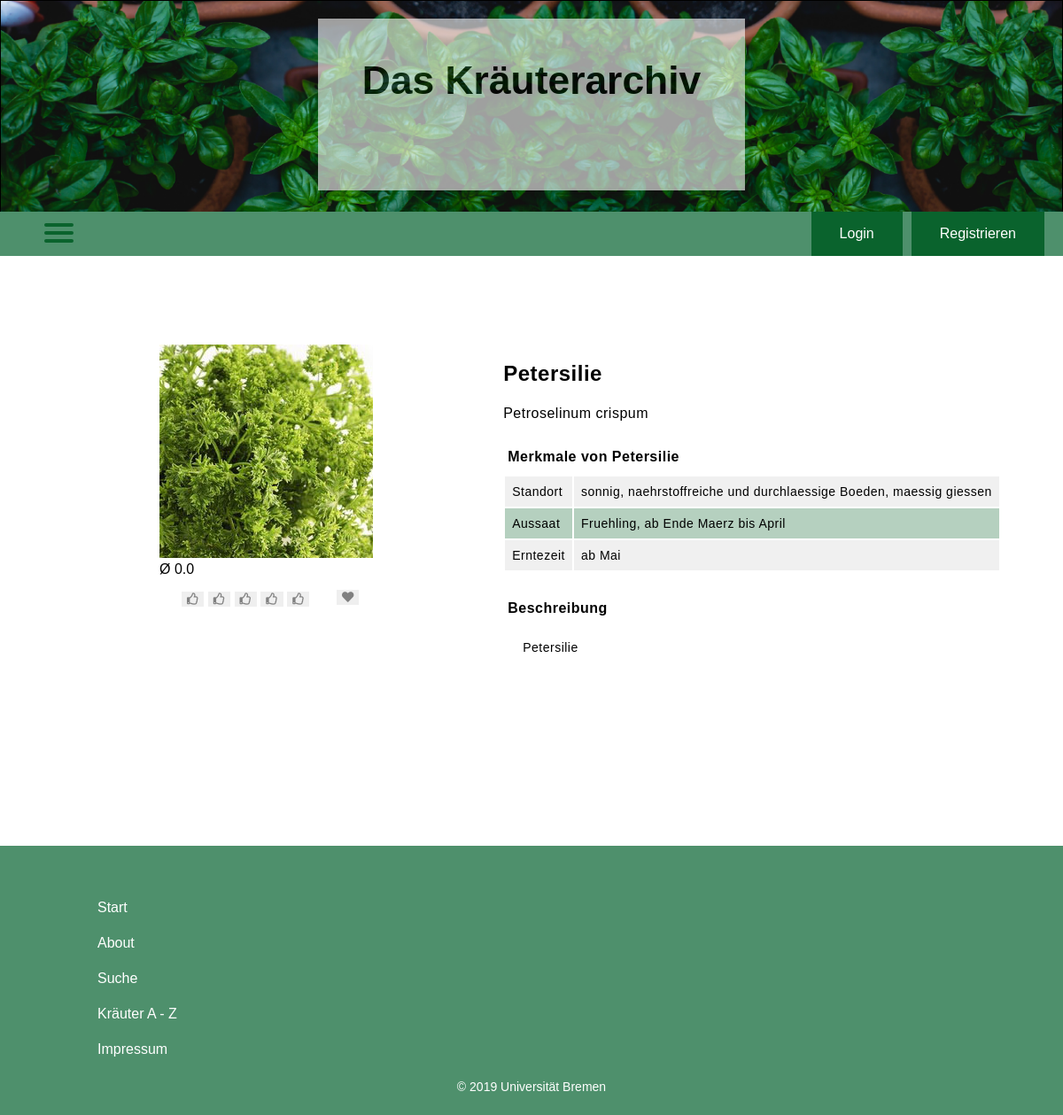
Screenshot of /detail.php?id=6 with the database file from the repository.
### tables this page shows
CREATE TABLE `datei` (
  `id` int(11) NOT NULL,
  `medium_id` int(11) NOT NULL,
  `type` varchar(30) NOT NULL,
  `adr` varchar(400) NOT NULL
);

CREATE TABLE `medium` (
  `id` int(11) NOT NULL,
  `name` varchar(255) NOT NULL,
  `latein_name` varchar(255) DEFAULT NULL,
  `standort` varchar(255) DEFAULT NULL,
  `aussaat` varchar(255) DEFAULT NULL,
  `erntezeit` varchar(255) DEFAULT NULL,
  `beschreibung` text DEFAULT NULL
);

### detail.php (the view, shortened to what this page needs)
<!DOCTYPE html>
<html>
<head>
    <link rel="stylesheet" href="css/main_stylesheet.css">
    <link rel="stylesheet" href="https://use.fontawesome.com/releases/v5.8.2/css/all.css">
</head>
<body>
<?php
include "includes/connect.php";
include "includes/headerbox.php";
include "includes/hamburgerMenu.php";
include "includes/navigationBar.php";
?>
<?php
if (isset($_GET["id"])) {
    $sql = "SELECT medium.name, datei.adr, medium.id, medium.beschreibung, medium.erntezeit, medium.standort, medium.latein_name, medium.aussaat FROM (medium INNER JOIN datei ON medium.id = datei.medium_id) WHERE medium.id = $_GET[id]";
    $result = mysqli_query($conn, $sql);
    $row = mysqli_fetch_assoc($result);
}
?>
<div class="plantbox">
    <div class="relative">
        <img class="image" src="<?php echo $row["adr"] ?>" alt="<?php echo $row["name"] ?>"/>
        <?php
        include "includes/bewertung.php";
        include "includes/like.php";
        ?>
    </div>
    <div class="descrBox">
        <div class="steckbrief">
            <h2><?php echo $row["name"] ?></h2>
            <p><?php echo $row["latein_name"] ?></p>
            <table>
                <caption>Merkmale von <?php echo $row["name"] ?></caption>
                <tbody>
                <tr>
                    <td>Standort</td>
                    <td><?php echo $row["standort"] ?></td>
                </tr>
                <tr>
                    <td>Aussaat</td>
                    <td><?php echo $row["aussaat"] ?></td>
                </tr>
                <tr>
                    <td>Erntezeit</td>
                    <td><?php echo $row["erntezeit"] ?></td>
                </tr>
                </tbody>
            </table>
        </div>
        <div class="beschreibung">
            <table>
                <caption>Beschreibung</caption>
                <tbody>
                <tr>
                    <td><?php echo $row["beschreibung"] ?>
                    </td>
                </tr>
                </tbody>
            </table>
        </div>
    </div>
</div>
<?php
include "includes/footerbox.php";
?>
</body>
</html>

### css/main_stylesheet.css (style rules this page uses)
body, html { height: 100%; margin: 0; font-family: Helvetica, serif; }
.plantbox { margin-left: 15%; margin-top: 100px; width: 80%; max-width: 1200px; display: flex; flex-flow: row; }
.descrBox { margin-left: 80px;; display: flex; flex-flow: column; width: 45%; min-width: 600px; }
.relative { margin-right: 7%; }
.steckbrief { position: relative; margin-bottom: 20px; line-height: 25px; letter-spacing: 0.5px; }
.steckbrief table { border-radius: 3px; box-sizing: border-box; }
.steckbrief table caption { text-align: left; padding: 8px 5px; color: rgb(0, 0, 0); font-weight: bold; }
.steckbrief table tbody tr:nth-of-type(2n+1) { background: rgb(240, 240, 240); }
.steckbrief table tbody tr td { color: rgb(0, 0, 0); padding: 8px; vertical-align: top; border: none; font-size: 14px; line-height: 18px; text-align: left; }
.beschreibung { position: relative; line-height: 25px; letter-spacing: 0.5px; }
.beschreibung table caption { text-align: left; padding: 8px 5px; color: rgb(0, 0, 0); font-weight: bold; }
.beschreibung table tbody tr td { color: rgb(0, 0, 0); font-size: 14px; line-height: 20px; text-align: left; }
.search-result table th, table tr:nth-child(2n+2) { background: rgba(10, 99, 45, 0.3); }
.search-result table th, table td { padding: 12px 20px; }

### rows the page displays
datei: adr (picture), medium.name "Petersilie", medium.latein_name "Petroselinum crispum", medium.standort "sonnig, naehrstoffreiche und durchlaessige Boeden, maessig giessen", medium.aussaat "Fruehling, ab Ende Maerz bis April", medium.erntezeit "ab Mai", medium.beschreibung "Petersilie"

### other values shown
$average_rating "0.0"
